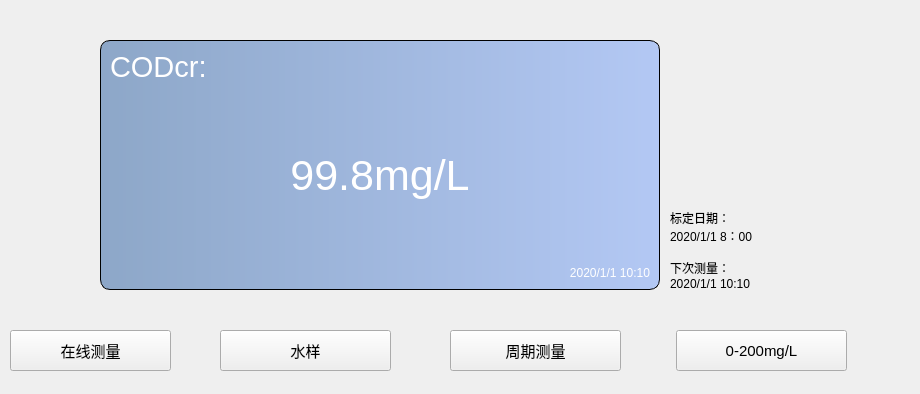
           <widget class="QWidget" name="page">
            <widget class="QWidget" name="widget" native="true">
             <property name="geometry">
              <rect>
               <x>0</x>
               <y>320</y>
               <width>911</width>
               <height>65</height>
              </rect>
             </property>
             <widget class="QPushButton" name="OnlineOffline">
              <property name="geometry">
               <rect>
                <x>10</x>
                <y>10</y>
                <width>161</width>
                <height>41</height>
               </rect>
              </property>
              <property name="sizePolicy">
               <sizepolicy hsizetype="Preferred" vsizetype="Fixed">
                <horstretch>0</horstretch>
                <verstretch>0</verstretch>
               </sizepolicy>
              </property>
              <property name="minimumSize">
               <size>
                <width>0</width>
                <height>34</height>
               </size>
              </property>
              <property name="font">
               <font>
                <pointsize>11</pointsize>
               </font>
              </property>
              <property name="text">
               <string>在线测量</string>
              </property>
              <property name="value" stdset="0">
               <number>0</number>
              </property>
             </widget>
             <widget class="QPushButton" name="SamplePipe">
              <property name="geometry">
               <rect>
                <x>220</x>
                <y>10</y>
                <width>171</width>
                <height>41</height>
               </rect>
              </property>
              <property name="sizePolicy">
               <sizepolicy hsizetype="Fixed" vsizetype="Fixed">
                <horstretch>0</horstretch>
                <verstretch>0</verstretch>
               </sizepolicy>
              </property>
              <property name="minimumSize">
               <size>
                <width>150</width>
                <height>34</height>
               </size>
              </property>
              <property name="font">
               <font>
                <pointsize>11</pointsize>
               </font>
              </property>
              <property name="text">
               <string>水样</string>
              </property>
              <property name="value" stdset="0">
               <number>0</number>
              </property>
             </widget>
             <widget class="QPushButton" name="MeasureMethod">
              <property name="geometry">
               <rect>
                <x>450</x>
                <y>10</y>
                <width>171</width>
                <height>41</height>
               </rect>
              </property>
              <property name="sizePolicy">
               <sizepolicy hsizetype="Fixed" vsizetype="Fixed">
                <horstretch>0</horstretch>
                <verstretch>0</verstretch>
               </sizepolicy>
              </property>
              <property name="minimumSize">
               <size>
                <width>150</width>
                <height>34</height>
               </size>
              </property>
              <property name="font">
               <font>
                <pointsize>11</pointsize>
               </font>
              </property>
              <property name="text">
               <string>周期测量</string>
              </property>
              <property name="value" stdset="0">
               <number>0</number>
              </property>
             </widget>
             <widget class="QPushButton" name="Range">
              <property name="geometry">
               <rect>
                <x>676</x>
                <y>10</y>
                <width>171</width>
                <height>41</height>
               </rect>
              </property>
              <property name="sizePolicy">
               <sizepolicy hsizetype="Preferred" vsizetype="Fixed">
                <horstretch>0</horstretch>
                <verstretch>0</verstretch>
               </sizepolicy>
              </property>
              <property name="minimumSize">
               <size>
                <width>0</width>
                <height>34</height>
               </size>
              </property>
              <property name="font">
               <font>
                <pointsize>11</pointsize>
               </font>
              </property>
              <property name="text">
               <string>0-200mg/L</string>
              </property>
              <property name="value" stdset="0">
               <number>0</number>
              </property>
             </widget>
            </widget>
            <widget class="QLabel" name="MeasureModeInfo">
             <property name="geometry">
              <rect>
               <x>670</x>
               <y>40</y>
               <width>211</width>
               <height>251</height>
              </rect>
             </property>
             <property name="sizePolicy">
              <sizepolicy hsizetype="Preferred" vsizetype="Preferred">
               <horstretch>0</horstretch>
               <verstretch>0</verstretch>
              </sizepolicy>
             </property>
             <property name="font">
              <font>
               <pointsize>9</pointsize>
              </font>
             </property>
             <property name="text">
              <string>标定日期：
2020/1/1 8：00

下次测量：
2020/1/1 10:10</string>
             </property>
             <property name="alignment">
              <set>Qt::AlignBottom|Qt::AlignLeading|Qt::AlignLeft</set>
             </property>
            </widget>
            <widget class="QFrame" name="measureInfo">
             <property name="enabled">
              <bool>true</bool>
             </property>
             <property name="geometry">
              <rect>
               <x>100</x>
               <y>40</y>
               <width>560</width>
               <height>250</height>
              </rect>
             </property>
             <property name="sizePolicy">
              <sizepolicy hsizetype="Fixed" vsizetype="Fixed">
               <horstretch>0</horstretch>
               <verstretch>0</verstretch>
              </sizepolicy>
             </property>
             <property name="minimumSize">
              <size>
               <width>400</width>
               <height>250</height>
              </size>
             </property>
             <property name="maximumSize">
              <size>
               <width>16777215</width>
               <height>200</height>
              </size>
             </property>
             <property name="layoutDirection">
              <enum>Qt::LeftToRight</enum>
             </property>
             <property name="styleSheet">
              <string notr="true">#measureInfo{border:1px solid black; border-radius:10px;background-color:qlineargradient(spread:pad,x1:0,y1:0,x2:1,y2:0,stop:0 rgba(141,167,200,255),stop:1 rgba(179,200,244,255));}
QLabel{color:white;}</string>
             </property>
             <property name="frameShape">
              <enum>QFrame::StyledPanel</enum>
             </property>
             <property name="frameShadow">
              <enum>QFrame::Raised</enum>
             </property>
             <layout class="QVBoxLayout" name="verticalLayout_3">
              <item>
               <widget class="QLabel" name="measureElement">
                <property name="font">
                 <font>
                  <pointsize>22</pointsize>
                 </font>
                </property>
                <property name="text">
                 <string>CODcr:</string>
                </property>
               </widget>
              </item>
              <item>
               <widget class="QLabel" name="measureResult">
                <property name="sizePolicy">
                 <sizepolicy hsizetype="Preferred" vsizetype="Expanding">
                  <horstretch>0</horstretch>
                  <verstretch>0</verstretch>
                 </sizepolicy>
                </property>
                <property name="font">
                 <font>
                  <pointsize>32</pointsize>
                 </font>
                </property>
                <property name="text">
                 <string>99.8mg/L</string>
                </property>
                <property name="alignment">
                 <set>Qt::AlignCenter</set>
                </property>
               </widget>
              </item>
              <item>
               <widget class="QLabel" name="measureTime">
                <property name="font">
                 <font>
                  <pointsize>9</pointsize>
                 </font>
                </property>
                <property name="text">
                 <string>2020/1/1 10:10</string>
                </property>
                <property name="alignment">
                 <set>Qt::AlignRight|Qt::AlignTrailing|Qt::AlignVCenter</set>
                </property>
               </widget>
              </item>
             </layout>
            </widget>
           </widget>
